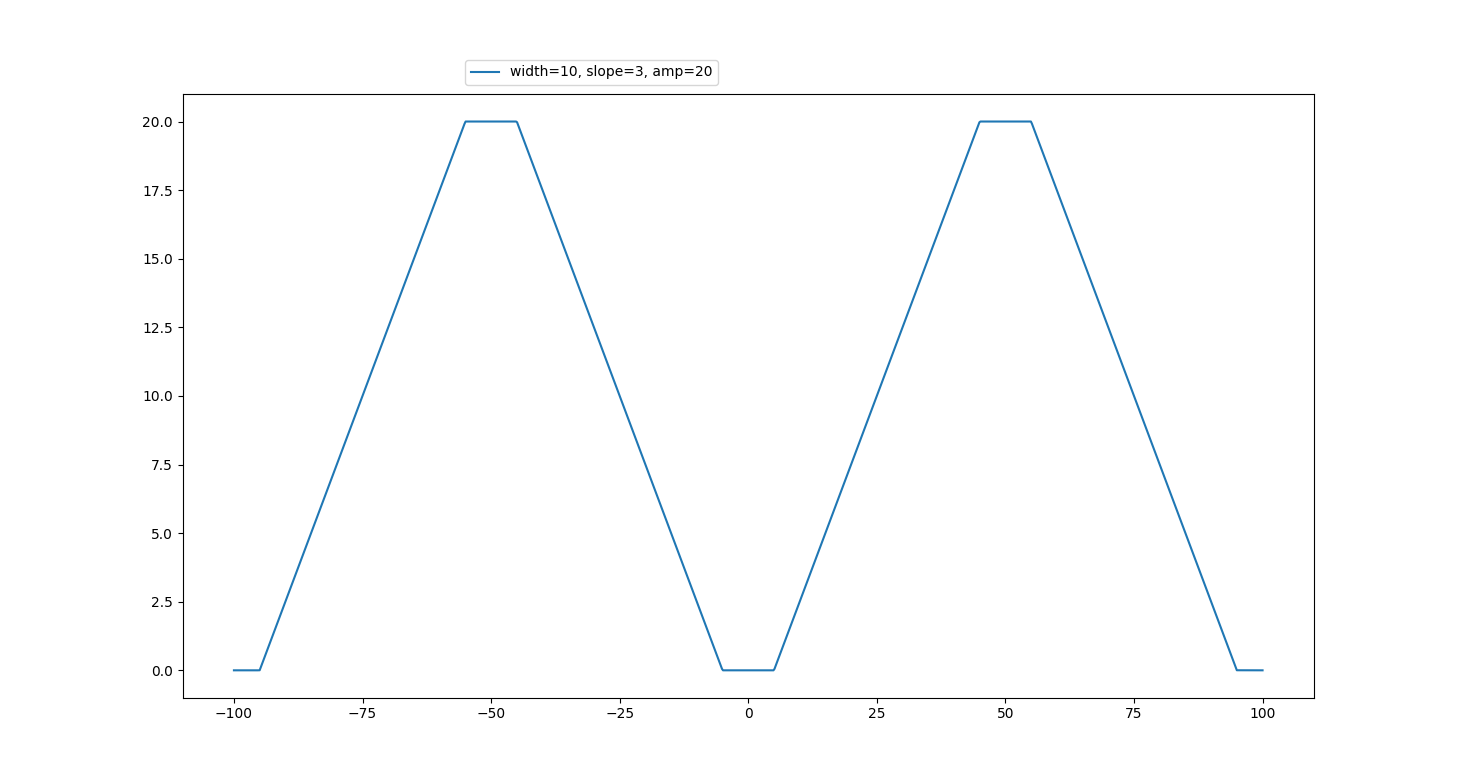

This figure's Python source:
from scipy import signal
import matplotlib.pyplot as plt
import numpy as np


#def trapzoid_signal(x, width=2., slope=1., amp=1., offs=0):
def trapzoid_signal(x, width=2., slope=1., amp=10., offs=0):
    #a = 10 * slope*width*signal.sawtooth(2 * np.pi * 1/10* x/width, width=0.5)/4.
    #a = slope * width * signal.sawtooth(2 * np.pi * 1/10 * x/width, width=0.5)/4.
    a = slope * width * signal.sawtooth(2 * np.pi * 1/10 * x/width, width=0.5)/4.
    a[a>amp/2.] = amp/2.
    a[a<-amp/2.] = -amp/2.
    return a + amp/2. + offs

x = np.linspace(100, -100, 1000)
#plt.plot(t,trapzoid_signal(x, width=2, slope=2, amp=1.), label="width=2, slope=2, amp=1")
#plt.plot(x,trapzoid_signal(x, width=4, slope=1, amp=0.6), label="width=4, slope=1, amp=0.6")
plt.plot(x,trapzoid_signal(x, width=10, slope=5, amp=20), label="width=10, slope=3, amp=20")

plt.legend( loc=(0.25,1.015))
plt.show()
